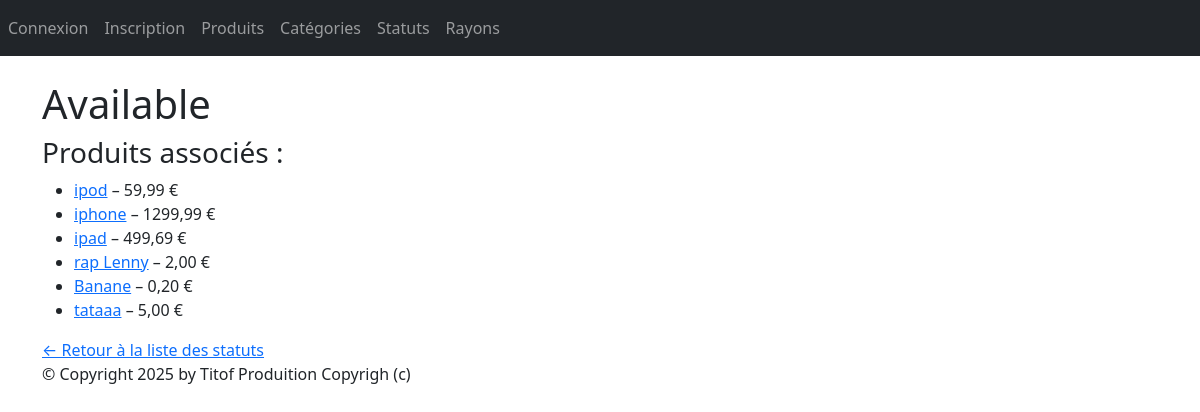
Screenshot of /monApp/statut/1/ with the database file from the repository.
### monApp/models.py (models this page shows, shortened)
class Statut(models.Model):
    idStatut = models.AutoField(primary_key=True)
    libelle = models.CharField(max_length=200)

class Produit(models.Model):
    refProd = models.AutoField(primary_key=True)
    intituleProd = models.CharField(max_length=200)
    prixUnitaireProd = models.DecimalField(max_digits=10, decimal_places=2)
    dateFabrication = models.DateField(auto_now=True)
    categorie = models.ForeignKey(Categorie, on_delete=models.CASCADE, related_name="produits",null=True, blank=True)
    statut = models.ForeignKey(Statut, on_delete=models.SET_NULL, related_name="produits",null=True, blank=True)

### monApp/views.py (the view)
# urls.py: path("statut/<pk>/", views.StatutDetailView.as_view(), name="dtl_statut"),
class StatutDetailView(DetailView):
    model = Statut
    template_name = "monApp/detail_statut.html"
    context_object_name = "statut"
    def get_context_data(self, **kwargs):
        context = super().get_context_data(**kwargs)
        context["titremenu"] = "Détail du statut"
        return context

### monApp/templates/monApp/detail_statut.html
{% extends "monApp/base.html" %}
{% block contenu %}
  <h1>{{ statut.libelle }}</h1>
  <h3>Produits associés :</h3>
  <ul>
    {% for p in statut.produits.all %}
      <li>
        <a href="{% url 'dtl_prdt' p.pk %}">{{ p.intituleProd }}</a>
        – {{ p.prixUnitaireProd }} €
      </li>
    {% empty %}
      <li>Aucun produit associé à ce statut.</li>
    {% endfor %}
  </ul>
  <a href="{% url 'lst_status' %}">← Retour à la liste des statuts</a>
{% endblock %}

### static/styles.css (style rules this page uses)
h1 { color:red }

### rows the page displays
Statut: libelle "Available"
Produit: intituleProd "ipod", prixUnitaireProd "59,99"
Produit: intituleProd "iphone", prixUnitaireProd "1299,99"
Produit: intituleProd "ipad", prixUnitaireProd "499,69"
Produit: intituleProd "rap Lenny", prixUnitaireProd "2,00"
Produit: intituleProd "Banane", prixUnitaireProd "0,20"
Produit: intituleProd "tataaa", prixUnitaireProd "5,00"
